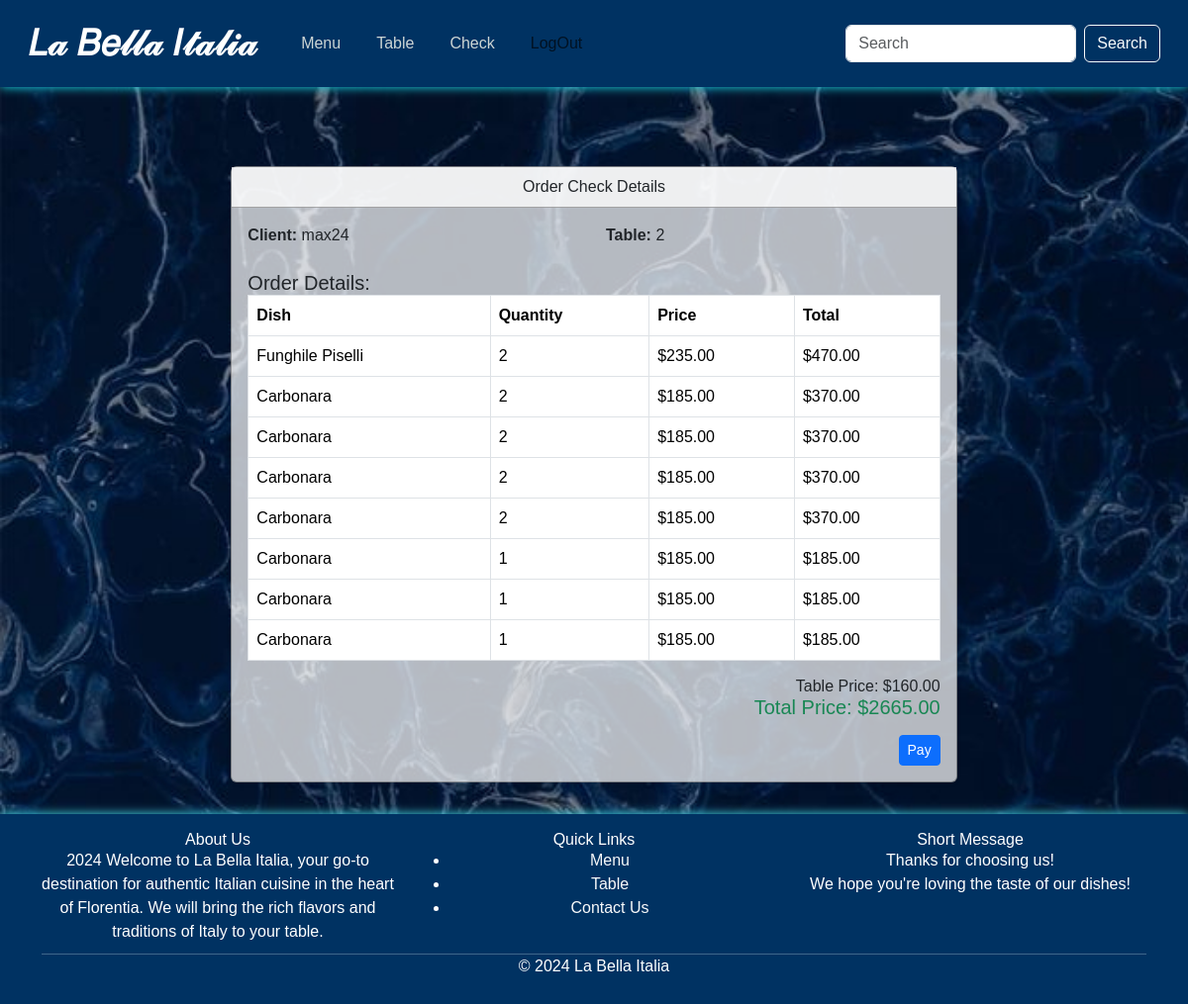
The page /checks/3 (signed in) on the database its author committed.
### project/models.py (models this page shows, shortened)
class Check(models.Model):
    STATUS = [
        ("Paid", "paid"),
        ("In process", "not paid")
    ]
    id_client = models.ForeignKey(User, on_delete=models.CASCADE)
    id_table = models.ForeignKey('Table', on_delete=models.CASCADE)
    date = models.DateTimeField(auto_now_add=True, editable=True)
    status = models.CharField(max_length=20, choices=STATUS, default="not paid")

class Table(models.Model):
    ZONE = [
        ("Indoors", "indoors"),
        ("Outdoors", "outdoors")
    ]
    SORT = [
        ("VIP", "vip"),
        ("General", "general"),
        ("Appointment", "appointment")
    ]
    name = models.CharField(max_length=255)
    number_of_people = models.IntegerField()
    zone = models.CharField(max_length=10, choices=ZONE)
    sort = models.CharField(max_length=20, choices=SORT)
    image = models.ImageField(upload_to= "table_img/", blank = True, null = True)

class Dish(models.Model):
    SORTDT = [
        ("Breakfast", "breakfast"),
        ("Lunch", "lunch"),
        ("Dinner", "dinner")
    ]
    SORT = [
        ("Appetizers", "appetizers"),
        ("Main Courses", "main"),
        ("Side Dishes", "side"),
        ("Desserts", "desserts"),
        ("Beverages", "beverages"),
        ("Soups", "soups"),
        ("Salads", "salads")
    ]
    name = models.CharField(max_length=255)
    ingredients = models.TextField()
    gram = models.CharField(max_length=255)
    sort_daytime = models.CharField(max_length=15, choices=SORTDT, blank=True, null=True)
    sort = models.CharField(max_length=50, choices=SORT)
    image = models.ImageField( upload_to='dish_img/', blank = True, null = True)

class DishPrice(models.Model):
    dish = models.ForeignKey(Dish, on_delete=models.CASCADE)
    price = models.DecimalField(max_digits=10, decimal_places=2)
    date = models.DateTimeField(auto_now_add=False)

class TablePrice(models.Model):
    table = models.ForeignKey(Table, on_delete=models.CASCADE)
    price = models.DecimalField(max_digits=10, decimal_places=2)
    date = models.DateTimeField(auto_now_add=False)

### project/views.py (the view)
# urls.py: path('checks/<int:pk>', CheckDetailView.as_view(), name='check-detail'),
class CheckDetailView(LoginRequiredMixin, DetailView):
    model = Check
    template_name = "check/check_detail.html"
    context_object_name = "check"
    def get_context_data(self, **kwargs):
        context = super().get_context_data(**kwargs)
        check = self.object  # The current Check instance
        orders = []
        total_price = 0
        for order in check.orders.all():
            for dish in order.id_dishes.all():
                latest_price = DishPrice.objects.filter(dish=dish, date__lte=check.date).order_by('-date').first()
                price = latest_price.price if latest_price else 0
                quantity = order.number
                total = price * quantity
                orders.append({
                    'dish': dish.name,
                    'quantity': quantity,
                    'price': price,
                    'total': total,
                })
                total_price += total
        latest_table_price = TablePrice.objects.filter(table=check.id_table, date__lte=check.date).order_by('-date').first()
        if latest_table_price:
            total_price += latest_table_price.price
            context["table_price"] = latest_table_price.price
        else:
            context["table_price"] = 0
        context["orders"] = orders
        context["total_price"] = total_price
        return context

### templates/check/check_detail.html (shortened to what this page needs)
{% extends 'base.html' %}
{% load static %}
{% block content %}
<div class="container mt-5">
    <div class="row justify-content-center">
        <div class="col-md-8">
            <div class="card shadow-sm">
                <div class="card-header bg-white text-center">
                    <p>Order Check Details</p>
                </div>
                <div class="card-body">
                    <div class="row mb-3">
                        <div class="col-md-6">
                            <p><strong>Client:</strong> {{ check.id_client.username }}</p>
                        </div>
                        <div class="col-md-6">
                            <p><strong>Table:</strong> {{ check.id_table.name }}</p>
                        </div>
                    </div>
                    <h5 class="mt-4">Order Details:</h5>
                    <table class="table table-bordered">
                        <thead>
                            <tr>
                                <th>Dish</th>
                                <th>Quantity</th>
                                <th>Price</th>
                                <th>Total</th>
                            </tr>
                        </thead>
                        <tbody>
                            {% for order in orders %}
                            <tr>
                                <td>{{ order.dish }}</td>
                                <td>{{ order.quantity }}</td>
                                <td>${{ order.price|floatformat:2 }}</td>
                                <td>${{ order.total|floatformat:2 }}</td>
                            </tr>
                            {% endfor %}
                        </tbody>
                    </table>
                    <h6 class="text-end">Table Price: ${{ table_price|floatformat:2 }}</h6>
                    <h5 class="text-end text-success">Total Price: ${{ total_price|floatformat:2 }}</h5>
                    <div class="d-flex justify-content-end mt-3">
                        <div class="btn-group">
                            <a href="" class="btn btn-sm btn-primary">Pay</a>
                        </div>
                    </div>
                </div>
            </div>
        </div>
    </div>
</div>
{% endblock %}

### rows shown on the page
Check: id_client.username "max24", id_table.name "2"
Dish: dish "Funghile Piselli"
DishPrice: price "235.00"
Dish: dish "Carbonara" "Carbonara" "Carbonara" "Carbonara" "Carbonara" "Carbonara" "Carbonara"
DishPrice: price "185.00" "185.00" "185.00" "185.00" "185.00" "185.00" "185.00"
TablePrice: price "160.00"

### other values the page prints
{{ order.quantity }} "2" "2" "2" "2" "2" "1" "1" "1"
{{ order.total|floatformat:2 }} "470.00" "370.00" "370.00" "370.00" "370.00" "185.00" "185.00" "185.00"
{{ total_price|floatformat:2 }} "2665.00"
